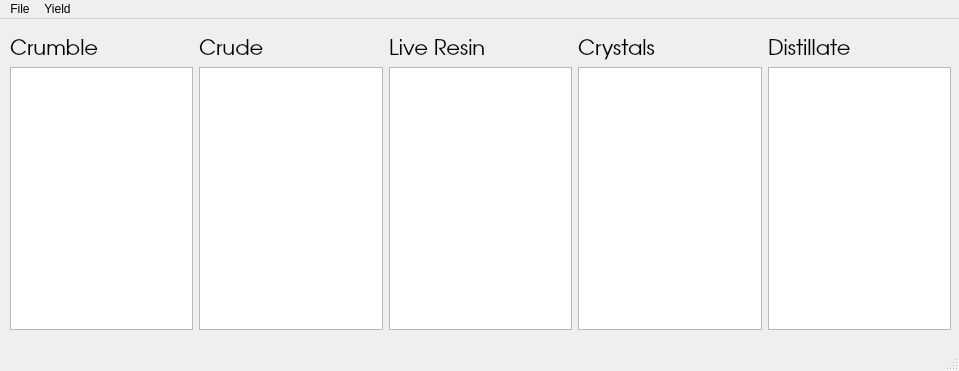
<?xml version="1.0" encoding="UTF-8"?>
<ui version="4.0">
 <class>MainWindow</class>
 <widget class="QMainWindow" name="MainWindow">
  <property name="geometry">
   <rect>
    <x>0</x>
    <y>0</y>
    <width>959</width>
    <height>371</height>
   </rect>
  </property>
  <property name="windowTitle">
   <string>MainWindow</string>
  </property>
  <widget class="QWidget" name="centralwidget">
   <widget class="QWidget" name="horizontalLayoutWidget">
    <property name="geometry">
     <rect>
      <x>10</x>
      <y>20</y>
      <width>941</width>
      <height>291</height>
     </rect>
    </property>
    <property name="font">
     <font>
      <family>URW Gothic L</family>
      <pointsize>16</pointsize>
     </font>
    </property>
    <layout class="QHBoxLayout" name="horizontalLayout">
     <item>
      <layout class="QVBoxLayout" name="verticalLayout">
       <item>
        <widget class="QLabel" name="labelCrum">
         <property name="font">
          <font>
           <family>URW Gothic L</family>
           <pointsize>16</pointsize>
          </font>
         </property>
         <property name="text">
          <string>Crumble</string>
         </property>
        </widget>
       </item>
       <item>
        <widget class="QListWidget" name="listCrum">
         <property name="font">
          <font>
           <family>URW Gothic L</family>
           <pointsize>16</pointsize>
          </font>
         </property>
        </widget>
       </item>
      </layout>
     </item>
     <item>
      <layout class="QVBoxLayout" name="verticalLayout_5">
       <item>
        <widget class="QLabel" name="label">
         <property name="text">
          <string>Crude</string>
         </property>
        </widget>
       </item>
       <item>
        <widget class="QListWidget" name="listCrude"/>
       </item>
      </layout>
     </item>
     <item>
      <layout class="QVBoxLayout" name="verticalLayout_2">
       <item>
        <widget class="QLabel" name="labeLive">
         <property name="font">
          <font>
           <family>URW Gothic L</family>
           <pointsize>16</pointsize>
          </font>
         </property>
         <property name="text">
          <string>Live Resin</string>
         </property>
        </widget>
       </item>
       <item>
        <widget class="QListWidget" name="listLive">
         <property name="font">
          <font>
           <family>URW Gothic L</family>
           <pointsize>16</pointsize>
          </font>
         </property>
        </widget>
       </item>
      </layout>
     </item>
     <item>
      <layout class="QVBoxLayout" name="verticalLayout_3">
       <item>
        <widget class="QLabel" name="labelCry">
         <property name="font">
          <font>
           <family>URW Gothic L</family>
           <pointsize>16</pointsize>
          </font>
         </property>
         <property name="text">
          <string>Crystals</string>
         </property>
        </widget>
       </item>
       <item>
        <widget class="QListWidget" name="listCry">
         <property name="font">
          <font>
           <family>URW Gothic L</family>
           <pointsize>16</pointsize>
          </font>
         </property>
        </widget>
       </item>
      </layout>
     </item>
     <item>
      <layout class="QVBoxLayout" name="verticalLayout_4">
       <item>
        <widget class="QLabel" name="labelDisto">
         <property name="font">
          <font>
           <family>URW Gothic L</family>
           <pointsize>16</pointsize>
          </font>
         </property>
         <property name="text">
          <string>Distillate</string>
         </property>
        </widget>
       </item>
       <item>
        <widget class="QListWidget" name="listDisto">
         <property name="font">
          <font>
           <family>URW Gothic L</family>
           <pointsize>16</pointsize>
          </font>
         </property>
        </widget>
       </item>
      </layout>
     </item>
    </layout>
   </widget>
  </widget>
  <widget class="QMenuBar" name="menubar">
   <property name="geometry">
    <rect>
     <x>0</x>
     <y>0</y>
     <width>959</width>
     <height>19</height>
    </rect>
   </property>
   <widget class="QMenu" name="menuFile">
    <property name="title">
     <string>File</string>
    </property>
    <addaction name="quit_button"/>
   </widget>
   <widget class="QMenu" name="menuYield">
    <property name="title">
     <string>Yield</string>
    </property>
    <widget class="QMenu" name="menuYield_Selected">
     <property name="title">
      <string>Yield Selected</string>
     </property>
     <addaction name="actionCrumble_Goo"/>
     <addaction name="actionLive_Resin"/>
     <addaction name="actionCrystals"/>
     <addaction name="actionDistillate"/>
    </widget>
    <addaction name="menuYield_Selected"/>
   </widget>
   <addaction name="menuFile"/>
   <addaction name="menuYield"/>
  </widget>
  <widget class="QStatusBar" name="statusbar"/>
  <action name="actionSave">
   <property name="text">
    <string>Save</string>
   </property>
  </action>
  <action name="quit_button">
   <property name="text">
    <string>Quit</string>
   </property>
  </action>
  <action name="actionBulk">
   <property name="text">
    <string>Bulk</string>
   </property>
  </action>
  <action name="actionDistolate">
   <property name="text">
    <string>Distolate</string>
   </property>
  </action>
  <action name="actionUnit_Package">
   <property name="text">
    <string>Unit Package</string>
   </property>
  </action>
  <action name="actionCrumble_Goo">
   <property name="text">
    <string>Crumble/Goo</string>
   </property>
  </action>
  <action name="actionLive_Resin">
   <property name="text">
    <string>Live Resin</string>
   </property>
  </action>
  <action name="actionCrystals">
   <property name="text">
    <string>Crystals</string>
   </property>
  </action>
  <action name="actionDistillate">
   <property name="text">
    <string>Distillate</string>
   </property>
  </action>
  <action name="actionCustomer_Relations">
   <property name="text">
    <string>Customer Relations</string>
   </property>
  </action>
  <action name="actionIntake">
   <property name="text">
    <string>Intake</string>
   </property>
  </action>
  <action name="actionLab">
   <property name="text">
    <string>Lab</string>
   </property>
  </action>
  <action name="actionFinishing">
   <property name="text">
    <string>Finishing</string>
   </property>
  </action>
  <action name="actionProduct_Management">
   <property name="text">
    <string>Product Management</string>
   </property>
  </action>
  <action name="actionPackaging">
   <property name="text">
    <string>Packaging</string>
   </property>
  </action>
  <action name="actionDistillate_2">
   <property name="text">
    <string>Distillate</string>
   </property>
  </action>
  <action name="actionPOS">
   <property name="text">
    <string>POS</string>
   </property>
  </action>
  <action name="actionPage_Switch_On_Off">
   <property name="checkable">
    <bool>true</bool>
   </property>
   <property name="checked">
    <bool>true</bool>
   </property>
   <property name="text">
    <string>Page Switch On/Off</string>
   </property>
  </action>
 </widget>
 <resources/>
 <connections/>
</ui>
